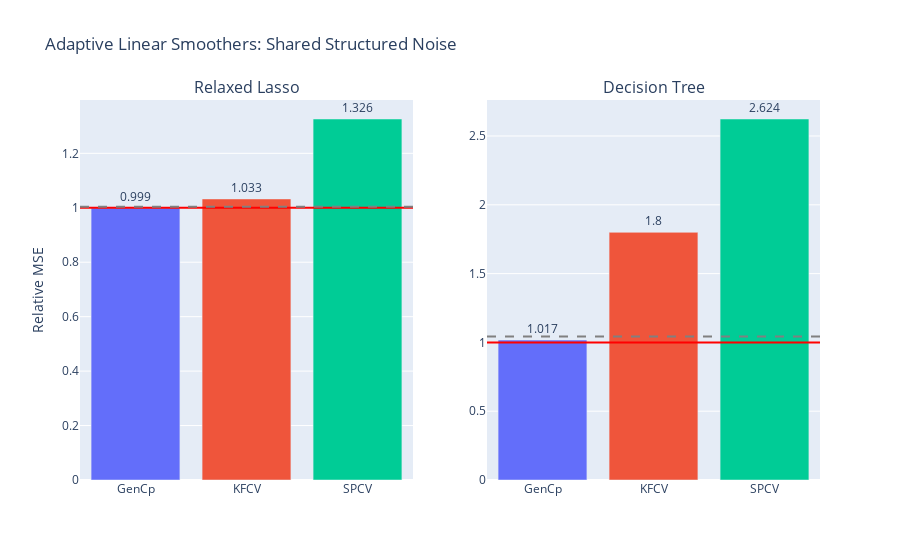

The notebook cell saved with this chart:
### Code cell
fig = gen_model_barplots(
    model_errs, 
    model_names, 
    est_names, 
    title="Adaptive Linear Smoothers: Shared Structured Noise", 
    has_elev_err=True
)
fig.show()

### Figure 1 — Plotly figure (JSON) as saved in the notebook; plotly's stock layout.template omitted (floating-point values rounded to 4 significant figures)
{"data": [{"marker": {"color": ["#636EFA", "#EF553B", "#00CC96", "#AB63FA", "#FFA15A", "#19D3F3", "#FF6692", "#B6E880", "#FF97FF", "#FECB52"]}, "text": [0.999, 1.033, 1.326], "textposition": "outside", "type": "bar", "x": ["GenCp", "KFCV", "SPCV"], "xaxis": "x", "y": [0.9993, 1.033, 1.326], "yaxis": "y"}, {"marker": {"color": ["#636EFA", "#EF553B", "#00CC96", "#AB63FA", "#FFA15A", "#19D3F3", "#FF6692", "#B6E880", "#FF97FF", "#FECB52"]}, "text": [1.017, 1.8, 2.624], "textposition": "outside", "type": "bar", "x": ["GenCp", "KFCV", "SPCV"], "xaxis": "x2", "y": [1.017, 1.8, 2.624], "yaxis": "y2"}], "layout": {"annotations": [{"font": {"size": 16}, "showarrow": false, "text": "Relaxed Lasso", "x": 0.225, "xanchor": "center", "xref": "paper", "y": 1, "yanchor": "bottom", "yref": "paper"}, {"font": {"size": 16}, "showarrow": false, "text": "Decision Tree", "x": 0.775, "xanchor": "center", "xref": "paper", "y": 1, "yanchor": "bottom", "yref": "paper"}], "shapes": [{"line": {"color": "red"}, "type": "line", "x0": 0, "x1": 1, "xref": "x domain", "y0": 1, "y1": 1, "yref": "y"}, {"line": {"color": "grey", "dash": "dash"}, "type": "line", "x0": 0, "x1": 1, "xref": "x domain", "y0": 1.004, "y1": 1.004, "yref": "y"}, {"line": {"color": "red"}, "type": "line", "x0": 0, "x1": 1, "xref": "x2 domain", "y0": 1, "y1": 1, "yref": "y2"}, {"line": {"color": "grey", "dash": "dash"}, "type": "line", "x0": 0, "x1": 1, "xref": "x2 domain", "y0": 1.043, "y1": 1.043, "yref": "y2"}], "showlegend": false, "title": {"text": "Adaptive Linear Smoothers: Shared Structured Noise"}, "xaxis": {"anchor": "y", "domain": [0, 0.45]}, "xaxis2": {"anchor": "y2", "domain": [0.55, 1]}, "yaxis": {"anchor": "x", "domain": [0, 1], "title": {"text": "Relative MSE"}}, "yaxis2": {"anchor": "x2", "domain": [0, 1]}}}
